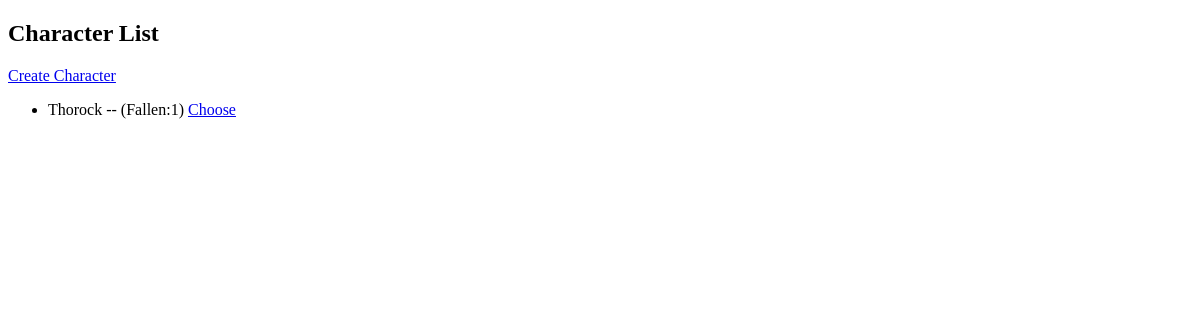
Before: /list (signed in) with the older database file.
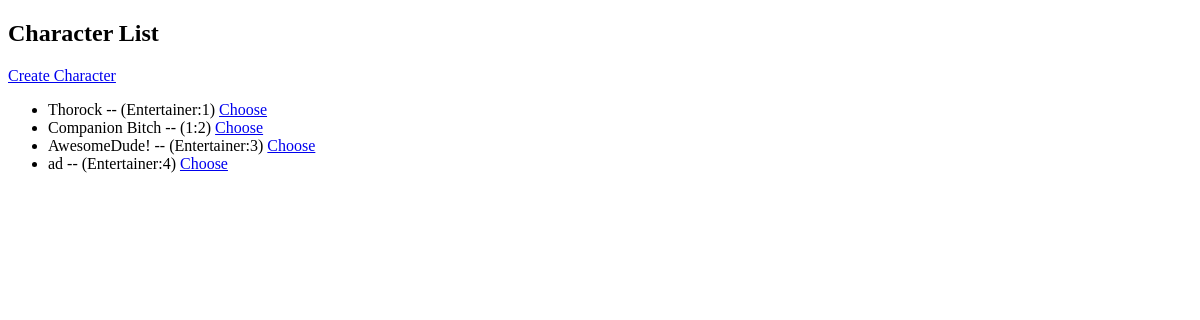
After: the same page with the newer database file.
### tables this page shows
CREATE TABLE Character(
characterid INTEGER PRIMARY KEY AUTOINCREMENT,
userid INTEGER REFERENCES User(userid),
background TEXT NOT NULL,
iscompanion INTEGER CHECK(iscompanion >= 0) DEFAULT NULL, 
name TEXT,
playername TEXT,
electrum INTEGER CHECK(electrum >= 0) DEFAULT 0,
gold INTEGER CHECK(gold >= 0) DEFAULT 0,
silver INTEGER CHECK(silver >= 0) DEFAULT 0,
copper INTEGER CHECK(copper >= 0) DEFAULT 0,
platinum INTEGER CHECK(platinum >= 0) DEFAULT 0,
ownerid INTEGER REFERENCES Character(characterid) DEFAULT NULL
);

### MyFlask.py (the view)
@app.route("/list") #character listing page
def list_characters():
    conn = sqlite3.connect("DnDCharacterManager.db")
    cursor = conn.cursor()
    cursor.execute("SELECT * FROM User")
    print(cursor.fetchall())
    cursor.execute("SELECT * FROM Character")
    print(cursor.fetchall())
    user_id = session.get("userid")
    cursor.execute("SELECT characterid, name, background FROM Character WHERE userid = ? AND iscompanion = 0", (user_id,))
    characters = cursor.fetchall()
    cursor.execute("SELECT username FROM User WHERE userid = ?", (user_id,))
    username = cursor.fetchone()[0]
    conn.close()
    return render_template("list.html", characters=characters, username=username)

### templates/list.html (shortened to what this page needs)
<!DOCTYPE html>
<html lang="en">
<head>
</head>
<body>
    <h2>Character List</h2>
    <a href="/charactercreation"> Create Character </a>
    <ul>
        {% for c in characters %}
            <li>
                {{c[1]}} -- ({{c[2]}}:{{c[0]}})
                <a href="character/{{ c[0] }}">Choose</a>
            </li>
        {% endfor %}
    </ul>
</body>
</html>

Changed rows visible on the page:
changed Character "Thorock": background "Fallen" → "Entertainer"
now on this page (row edited): Character: name "Companion Bitch", background "1", characterid "2"
added Character: name "AwesomeDude!", background "Entertainer", characterid "3"
added Character: name "ad", background "Entertainer", characterid "4"
